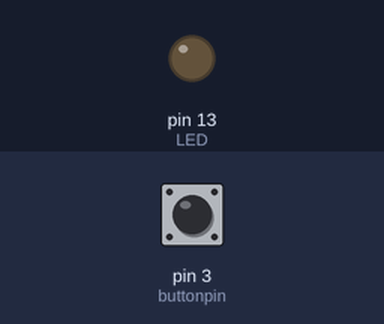
Simulated run of this sketch. Board: Arduino Uno, built with avr-gcc and run on an emulated ATmega328P. On the bench: output pins drawn as LEDs (lit = HIGH). Inputs (shaded band) come from the test bench; at power-on: pin 3 (buttonpin) LOW.

Above: at 1.2 s.
1.3 s: pin 3 (buttonpin) pulled HIGH for 0.15 s
At 2.3 s:
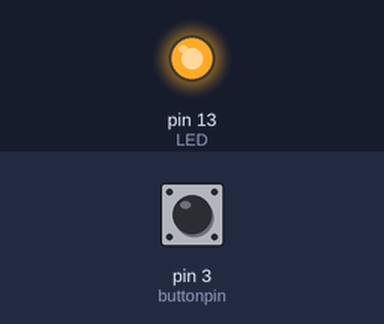
3.0 s: pin 3 (buttonpin) pulled HIGH for 1 s
At 3.7 s:
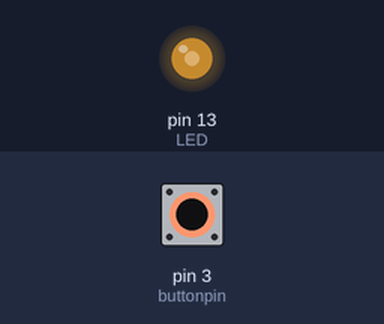
Timing chart, 0 to 6.0 s (numbered marks = the images above; inputs shaded):
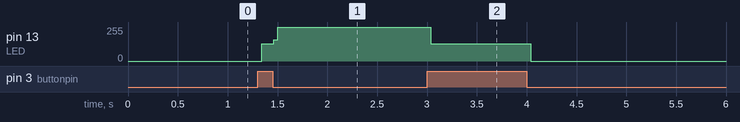

Measured:
- after the input at 1.3 s, pin 13 (LED): 0/255 → 128/255 at once, → 255/255 0.12 s later
- after the input at 3.0 s, pin 13 (LED): 255/255 → 128/255 at once, → 0/255 1.0 s later

The sketch:

Sensor_Sonido.ino
```cpp
int LED=13;//define LED port
int buttonpin=3; //define switch port
int  val;//define digital variable val
int estado;
void  setup()
{
pinMode(LED,OUTPUT);//define LED as a output port
pinMode(buttonpin,INPUT);//define switch as a output port
}
void  loop()


{
  estado=digitalRead(LED);val=digitalRead(buttonpin);//read the value of the digital interface 3 assigned to val
if(val==HIGH)//when the switch sensor have signal, LED blink
{
digitalWrite(LED,!estado);
}
}
```
